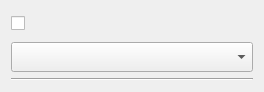
<?xml version="1.0" encoding="UTF-8"?>
<ui version="4.0">
 <class>AccountWidget</class>
 <widget class="QWidget" name="AccountWidget">
  <property name="geometry">
   <rect>
    <x>0</x>
    <y>0</y>
    <width>264</width>
    <height>92</height>
   </rect>
  </property>
  <property name="sizePolicy">
   <sizepolicy hsizetype="Preferred" vsizetype="Fixed">
    <horstretch>0</horstretch>
    <verstretch>0</verstretch>
   </sizepolicy>
  </property>
  <property name="font">
   <font>
    <pointsize>10</pointsize>
   </font>
  </property>
  <property name="windowTitle">
   <string>Form</string>
  </property>
  <layout class="QVBoxLayout" name="verticalLayout">
   <item>
    <layout class="QHBoxLayout" name="horizontalLayout">
     <item>
      <widget class="QCheckBox" name="checkBox">
       <property name="minimumSize">
        <size>
         <width>0</width>
         <height>0</height>
        </size>
       </property>
       <property name="autoFillBackground">
        <bool>false</bool>
       </property>
       <property name="text">
        <string/>
       </property>
      </widget>
     </item>
     <item>
      <widget class="QLabel" name="phone_number_label">
       <property name="font">
        <font>
         <pointsize>12</pointsize>
         <weight>75</weight>
         <bold>true</bold>
        </font>
       </property>
       <property name="text">
        <string/>
       </property>
      </widget>
     </item>
     <item>
      <spacer name="horizontalSpacer">
       <property name="orientation">
        <enum>Qt::Horizontal</enum>
       </property>
       <property name="sizeHint" stdset="0">
        <size>
         <width>40</width>
         <height>20</height>
        </size>
       </property>
      </spacer>
     </item>
     <item>
      <widget class="QLabel" name="status_label">
       <property name="text">
        <string/>
       </property>
      </widget>
     </item>
    </layout>
   </item>
   <item>
    <widget class="QComboBox" name="groups_combo">
     <property name="minimumSize">
      <size>
       <width>0</width>
       <height>30</height>
      </size>
     </property>
    </widget>
   </item>
   <item>
    <widget class="QFrame" name="frame">
     <property name="frameShape">
      <enum>QFrame::HLine</enum>
     </property>
     <property name="frameShadow">
      <enum>QFrame::Sunken</enum>
     </property>
    </widget>
   </item>
  </layout>
 </widget>
 <resources/>
 <connections/>
</ui>
